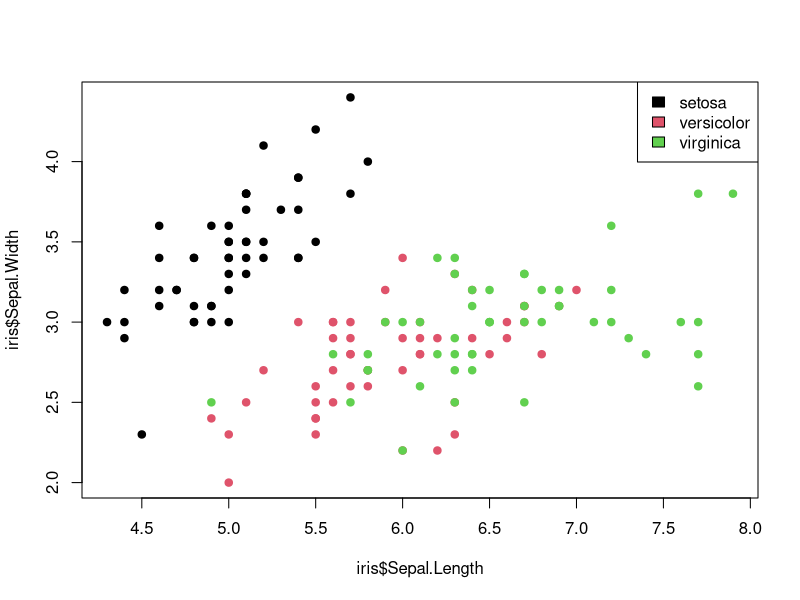

Generate this figure with R:
data(iris)
help(iris)
View(iris)
plot(iris$Sepal.Length, iris$Sepal.Width, pch=19, col=iris$Species)
legend('topright', legend=levels(iris$Species), fill=1:3)
help(mean)
tapply(iris$Sepal.Length, iris$Species, mean)
